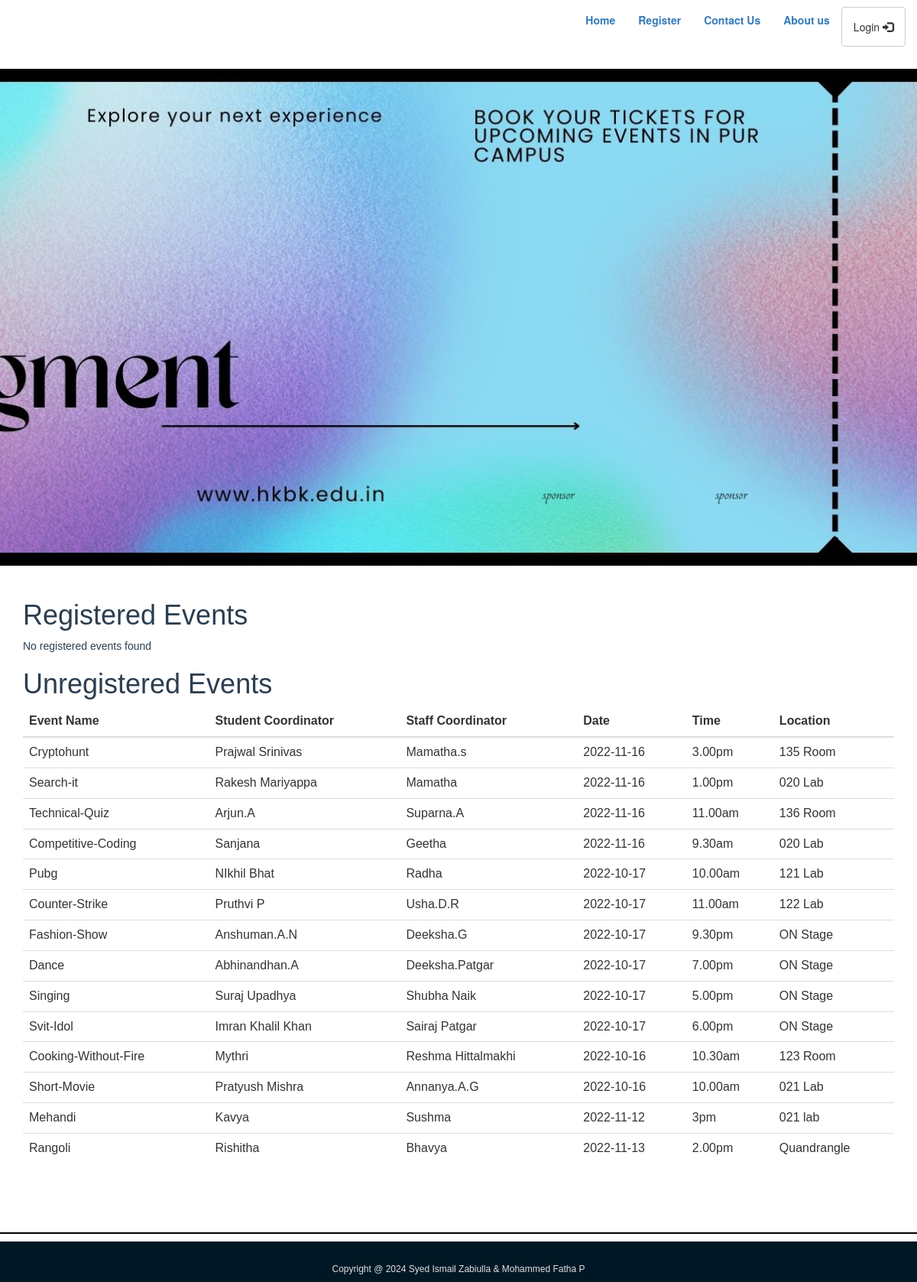
Screenshot of /RegisteredEvents.php with the database file from the repository.
### tables this page shows
CREATE TABLE `events` (
  `event_id` int(11) NOT NULL,
  `event_title` varchar(50) NOT NULL,
  `event_price` int(11) DEFAULT NULL,
  `participents` int(100) DEFAULT 0,
  `img_link` text DEFAULT NULL,
  `type_id` int(11) DEFAULT NULL
);

CREATE TABLE `student_coordinator` (
  `sid` int(11) NOT NULL,
  `st_name` varchar(100) NOT NULL,
  `phone` varchar(10) DEFAULT NULL,
  `event_id` int(11) DEFAULT NULL
);

CREATE TABLE `staff_coordinator` (
  `stid` int(11) NOT NULL,
  `name` varchar(100) NOT NULL,
  `phone` varchar(10) DEFAULT NULL,
  `event_id` int(11) DEFAULT NULL
);

CREATE TABLE `event_info` (
  `event_id` int(10) NOT NULL,
  `Date` date DEFAULT NULL,
  `time` varchar(20) NOT NULL,
  `location` varchar(300) NOT NULL
);

### RegisteredEvents.php (the view)
<?php
require_once 'utils/header.php';
require_once 'utils/styles.php';
$usn = $_POST['usn'];
include_once 'classes/db1.php';
$result_registered = mysqli_query($conn, "SELECT e.event_title, st.st_name AS student_coordinator, s.name AS staff_coordinator, ef.date, ef.time, ef.location
                                           FROM registered r
                                           INNER JOIN events e ON r.event_id = e.event_id
                                           INNER JOIN staff_coordinator s ON e.event_id = s.event_id
                                           INNER JOIN student_coordinator st ON e.event_id = st.event_id
                                           INNER JOIN event_info ef ON e.event_id = ef.event_id
                                           WHERE r.usn = '$usn'");
$result_unregistered = mysqli_query($conn, "SELECT e.event_title, st.st_name AS student_coordinator, s.name AS staff_coordinator, ef.date, ef.time, ef.location
                                             FROM events e
                                             LEFT JOIN staff_coordinator s ON e.event_id = s.event_id
                                             LEFT JOIN student_coordinator st ON e.event_id = st.event_id
                                             LEFT JOIN event_info ef ON e.event_id = ef.event_id
                                             WHERE e.event_id NOT IN (SELECT event_id FROM registered WHERE usn = '$usn')");
?>
<div class="content">
    <div class="container">
        <h1>Registered Events</h1>
        <?php if (mysqli_num_rows($result_registered) > 0) { ?>
            <table class="table table-hover">
                <thead>
                    <tr>
                        <th>Event Name</th>
                        <th>Student Coordinator</th>
                        <th>Staff Coordinator</th>
                        <th>Date</th>
                        <th>Time</th>
                        <th>Location</th>
                    </tr>
                </thead>
                <tbody>
                    <?php while ($row = mysqli_fetch_assoc($result_registered)) { ?>
                        <tr>
                            <td><?= $row['event_title'] ?></td>
                            <td><?= $row['student_coordinator'] ?></td>
                            <td><?= $row['staff_coordinator'] ?></td>
                            <td><?= $row['date'] ?></td>
                            <td><?= $row['time'] ?></td>
                            <td><?= $row['location'] ?></td>
                        </tr>
                    <?php } ?>
                </tbody>
            </table>
        <?php } else {
            echo 'No registered events found';
        } ?>
    </div>
</div>
<div class="content">
    <div class="container">
        <h1>Unregistered Events</h1>
        <?php if (mysqli_num_rows($result_unregistered) > 0) { ?>
            <table class="table table-hover">
                <thead>
                    <tr>
                        <th>Event Name</th>
                        <th>Student Coordinator</th>
                        <th>Staff Coordinator</th>
                        <th>Date</th>
                        <th>Time</th>
                        <th>Location</th>
                    </tr>
                </thead>
                <tbody>
                    <?php while ($row = mysqli_fetch_assoc($result_unregistered)) { ?>
                        <tr>
                            <td><?= $row['event_title'] ?></td>
                            <td><?= $row['student_coordinator'] ?></td>
                            <td><?= $row['staff_coordinator'] ?></td>
                            <td><?= $row['date'] ?></td>
                            <td><?= $row['time'] ?></td>
                            <td><?= $row['location'] ?></td>
                        </tr>
                    <?php } ?>
                </tbody>
            </table>
        <?php } else {
            echo 'No unregistered events found';
        } ?>
    </div>
</div>
<?php include 'utils/footer.php'; ?>

### utils/header.php (shortened to what this page needs)
<nav class="navbar" >
        <div class="container">
        <div class="navbar-header">
                <a class = "navbar-brand">
                </a>
        </div>
            <ul class="nav navbar-nav navbar-right">
                    <li><a href = "index.php"><strong>Home</strong></a></li>
                    <li><a href = "register.php"><strong>Register</strong></a></li>
                    <li><a href = "contact.php"><strong>Contact Us</strong></a></li>
                    <li><a href = "aboutus.php"><strong>About us</strong></a></li>
                    <li class="btnlogout"><a class = "btn btn-default navbar-btn" href = "login_form.php">Login <span class = "glyphicon glyphicon-log-in"></span></a></li>
            </ul>
        </div>
        </nav>
<header class="bgImage" >
    <div class = "col-md-12">
        <div class = "container">
            <div class = "jumbotron">
                <br>
    </div>
</header>

### utils/styles.php
<link rel = "stylesheet" type = "text/css" href = "css/bootstrap.css">
<link rel = "stylesheet" type = "text/css" href = "css/style.css">

### utils/footer.php
<hr class = "footerline">
<footer>
    <div class = "container">
        <h6 style="text-align:center;"> Copyright @ 2024 Syed Ismail Zabiulla & Mohammed Fatha P</h6>
    </div>
</footer>

### css/style.css (style rules this page uses)
hr { border-top: 2px solid black; margin-top: 40px; margin-bottom: 40px; }
.jumbotron { background-color: transparent; color: #ecf0f1; text-align: center; margin-top: 50px; text-shadow: 2px 2px black; }
.footerline { margin-top: 70px; margin-bottom: 10px; }
.content { font-family: Arial, Helvetica, sans-serif; color: #2C3E50; }
footer { font-family: Arial, Helvetica, sans-serif; color: #E0E0E0; line-height: 2; background-color: #001825; padding-top: 20px; }

### utils/header.php (style rules this page uses)
.bgImage { background-image: url(images/cs03.jpg); background-size: cover; background-position: center center; height: 650px; margin-bottom: 25px; }

### rows the page displays
events: event_title "Cryptohunt", student_coordinator.st_name "Prajwal Srinivas", staff_coordinator.name "Mamatha.s", event_info.Date "2022-11-16", event_info.time "3.00pm", event_info.location "135 Room"
events: event_title "Search-it", student_coordinator.st_name "Rakesh Mariyappa", staff_coordinator.name "Mamatha", event_info.Date "2022-11-16", event_info.time "1.00pm", event_info.location "020 Lab"
events: event_title "Technical-Quiz", student_coordinator.st_name "Arjun.A", staff_coordinator.name "Suparna.A", event_info.Date "2022-11-16", event_info.time "11.00am", event_info.location "136 Room"
events: event_title "Competitive-Coding", student_coordinator.st_name "Sanjana", staff_coordinator.name "Geetha", event_info.Date "2022-11-16", event_info.time "9.30am", event_info.location "020 Lab"
events: event_title "Pubg", student_coordinator.st_name "NIkhil Bhat", staff_coordinator.name "Radha", event_info.Date "2022-10-17", event_info.time "10.00am", event_info.location "121 Lab"
events: event_title "Counter-Strike", student_coordinator.st_name "Pruthvi P", staff_coordinator.name "Usha.D.R", event_info.Date "2022-10-17", event_info.time "11.00am", event_info.location "122 Lab"
events: event_title "Fashion-Show", student_coordinator.st_name "Anshuman.A.N", staff_coordinator.name "Deeksha.G", event_info.Date "2022-10-17", event_info.time "9.30pm", event_info.location "ON Stage"
events: event_title "Dance", student_coordinator.st_name "Abhinandhan.A", staff_coordinator.name "Deeksha.Patgar", event_info.Date "2022-10-17", event_info.time "7.00pm", event_info.location "ON Stage"
events: event_title "Singing", student_coordinator.st_name "Suraj Upadhya", staff_coordinator.name "Shubha Naik", event_info.Date "2022-10-17", event_info.time "5.00pm", event_info.location "ON Stage"
events: event_title "Svit-Idol", student_coordinator.st_name "Imran Khalil Khan", staff_coordinator.name "Sairaj Patgar", event_info.Date "2022-10-17", event_info.time "6.00pm", event_info.location "ON Stage"
events: event_title "Cooking-Without-Fire", student_coordinator.st_name "Mythri", staff_coordinator.name "Reshma Hittalmakhi", event_info.Date "2022-10-16", event_info.time "10.30am", event_info.location "123 Room"
events: event_title "Short-Movie", student_coordinator.st_name "Pratyush Mishra", staff_coordinator.name "Annanya.A.G", event_info.Date "2022-10-16", event_info.time "10.00am", event_info.location "021 Lab"
events: event_title "Mehandi", student_coordinator.st_name "Kavya", staff_coordinator.name "Sushma", event_info.Date "2022-11-12", event_info.time "3pm", event_info.location "021 lab"
events: event_title "Rangoli", student_coordinator.st_name "Rishitha", staff_coordinator.name "Bhavya", event_info.Date "2022-11-13", event_info.time "2.00pm", event_info.location "Quandrangle"
